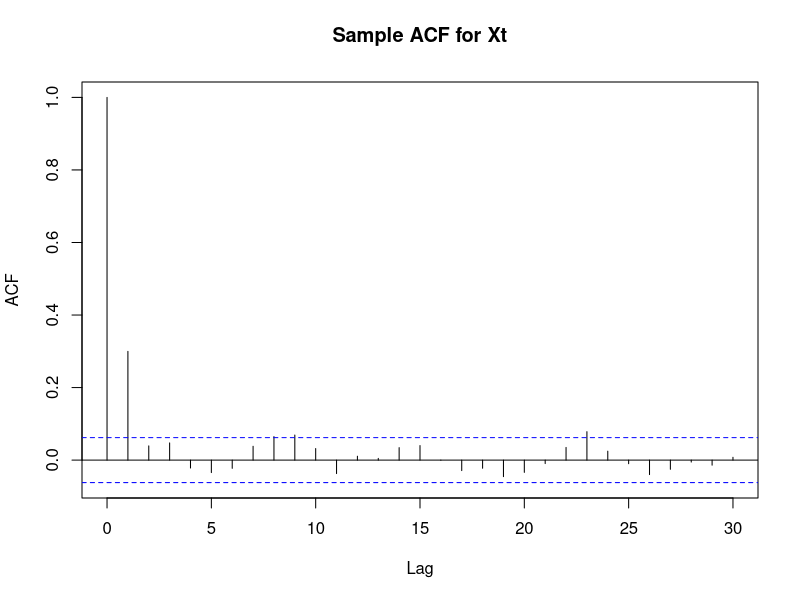
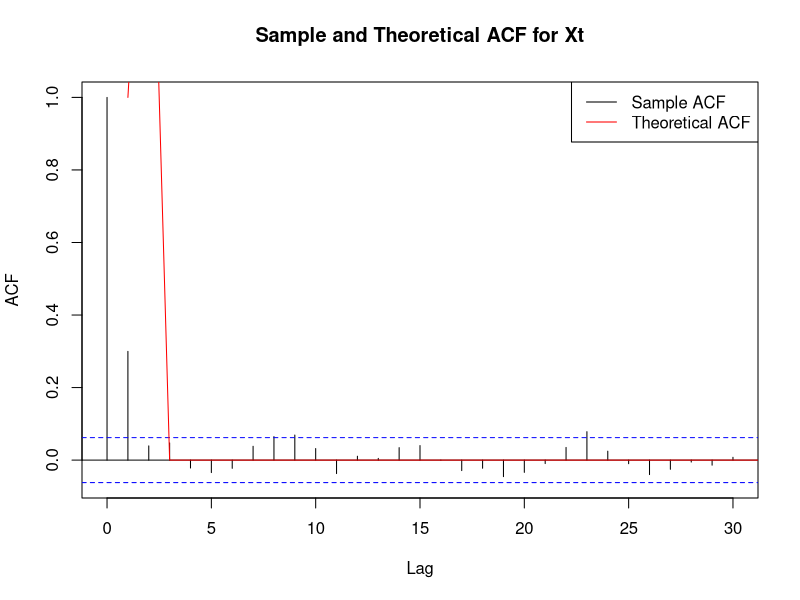
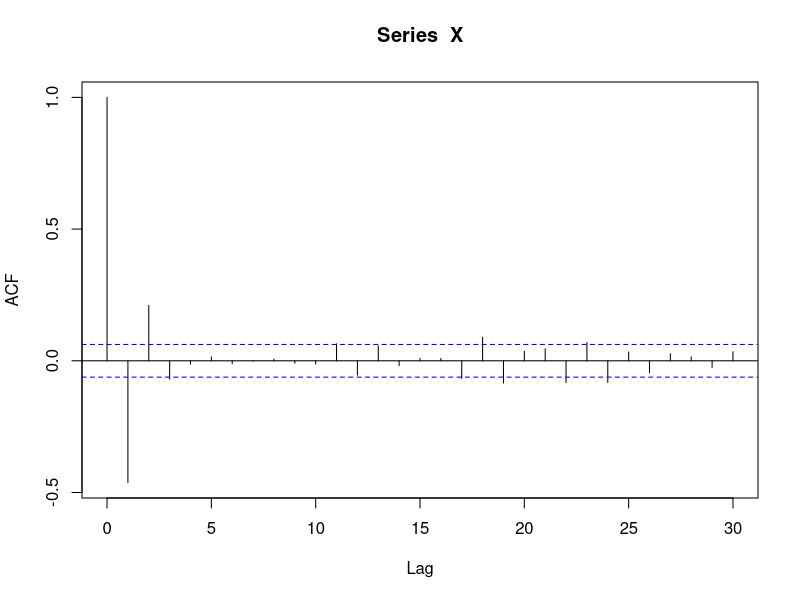
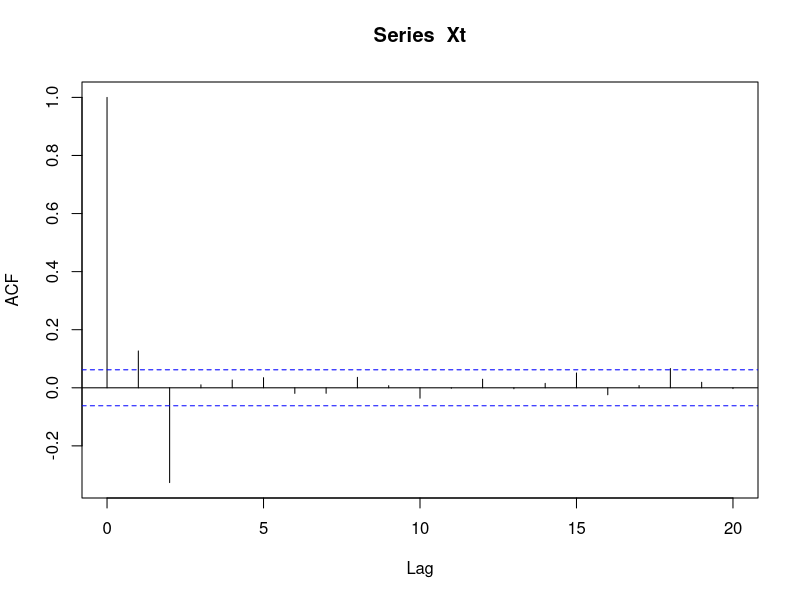
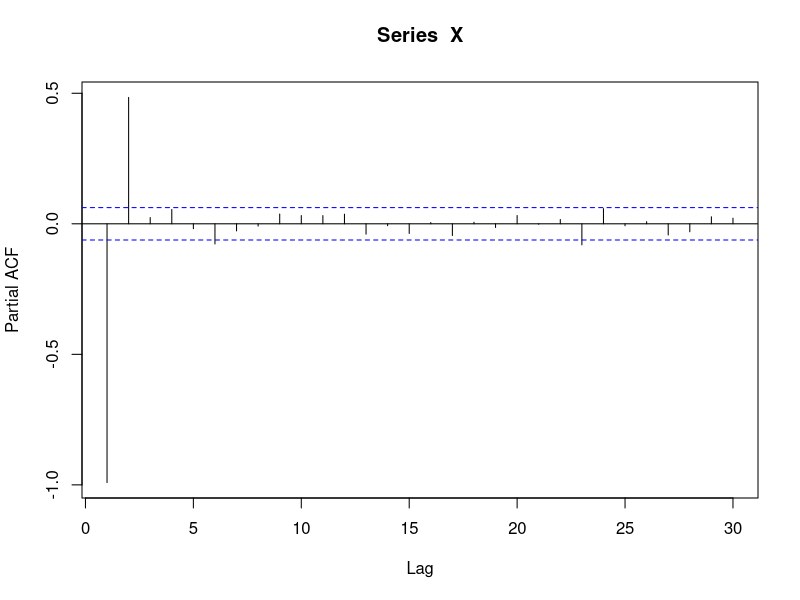
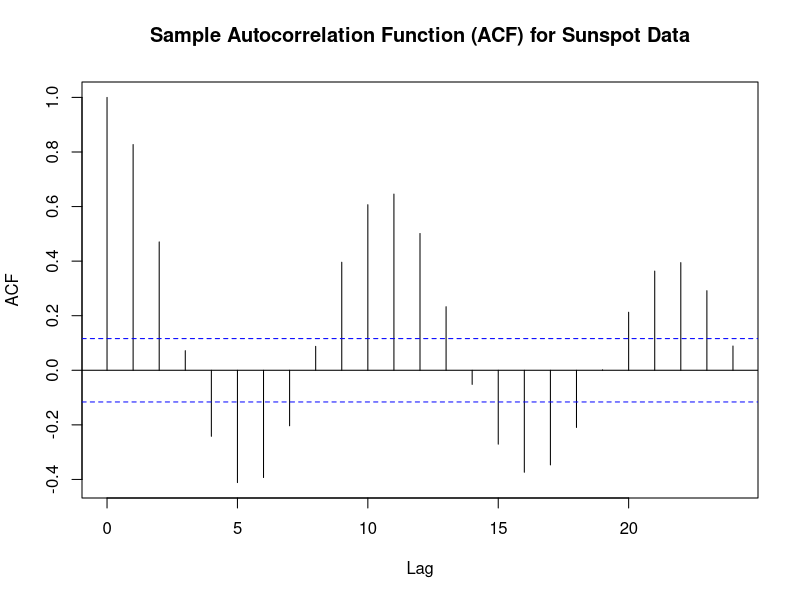
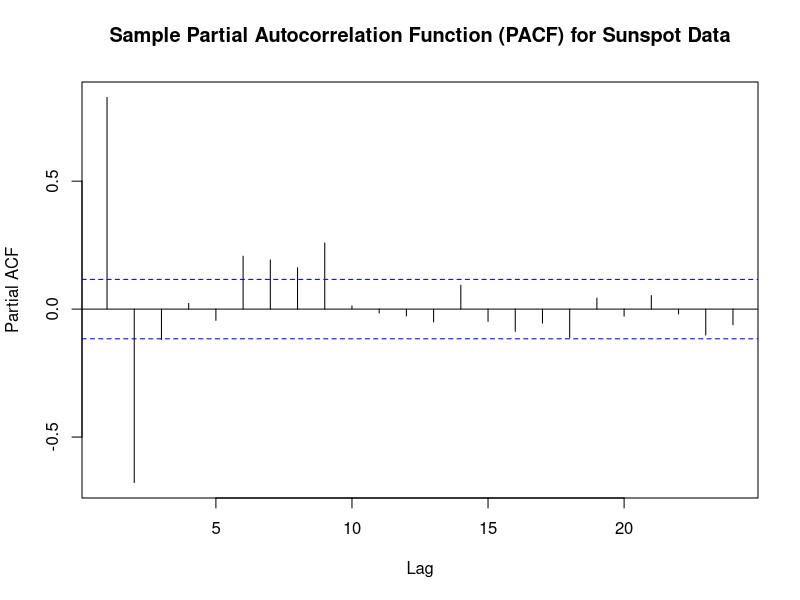

Write the R code that produced these figures, in order.
# Exercise-1
set.seed(67)

# Define parameters
sigma_w <- 1  # Standard deviation of Wt
num_obs <- 1000  # Number of observations

# Generate observations for Wt
Wt <- rnorm(num_obs, mean = 0, sd = sigma_w)

# Generate observations for Xt
Xt <- Wt[-1] + 2*Wt + Wt[-num_obs]

# Plot the sample ACF
acf(Xt, main = "Sample ACF for Xt")


# Calculate theoretical ACF
theoretical_acf <- c(sigma_w^2, 2*sigma_w^2, rep(0, num_obs - 2))

# Plot both sample and theoretical ACF
plot_acf <- acf(Xt, plot = FALSE)
plot(plot_acf, main = "Sample and Theoretical ACF for Xt")
lines(theoretical_acf, col = "red")
legend("topright", legend = c("Sample ACF", "Theoretical ACF"), col = c("black", "red"), lty = 1:1)


# Exercise-2
n <- 1000
phi1 <- -0.5
a <- rnorm(n, mean = 0, sd = sqrt(9))
X <- numeric(n)
X[1] <- a[1] / (1 - phi1)
X[2] <- a[2] / (1 - phi1)

for (t in 3:n) {
  X[t] <- phi1 * X[t - 1] + a[t]
}

acvf <- acf(X, plot = TRUE)$acf
acvf <- c(1, acvf)

phi2 <- -0.25
psi0 <- 1 / (1 + phi1 + phi2)
psi1 <- phi1 * psi0
psi2 <- phi2 * psi0

X_pred <- psi0 * X[n] + psi1 * X[n - 1] + psi2 * X[n - 2]
mse <- 9 * psi0^2

cat("Sample ACVF:\n")
print(acvf)
cat("\nBest linear predictor of X[n+1]:\n")
cat(X_pred, "\n")
cat("Mean square error:\n")
cat(mse, "\n")


# Exercise-3
n <- 1000
sigma2 <- 1
Z <- rnorm(n, mean = 0, sd = sqrt(sigma2))
X <- Z + 0.3 * c(0, Z[-n]) - 0.4 * c(0, 0, Z[-c(n, n-1)])

acvf <- acf(X, plot = FALSE)$acf
acvf <- c(1, acvf)

gamma0 <- sigma2 * (1 + 0.3^2 + 0.4^2 + 2 * 0.3 * (-0.4))
var_sample_mean <- gamma0 / 4

cat("Sample ACVF:\n")
print(acvf)
cat("\nVariance of the sample mean (X1 + X2 + X3 + X4)/4:\n")
cat(var_sample_mean, "\n")

# Alternate Solution
# Define parameters
sigma_Z <- 3  # Standard deviation of Zt
num_obs <- 1000  # Number of observations

# Generate observations for Zt
Zt <- rnorm(num_obs, mean = 0, sd = sigma_Z)

# Initialize Xt
Xt <- numeric(num_obs)

# Generate observations for Xt using the given equation
for (t in 3:num_obs) {
  Xt[t] <- Zt[t] + 0.3 * Zt[t - 1] - 0.4 * Zt[t - 2]
}

# Calculate the sample autocovariance function (ACVF) for lag values h >= 0
sample_acvf <- acf(Xt, lag.max = 20, plot = TRUE)$acf

# Extract sample ACVF values for h >= 0
sample_acvf_positive_lags <- sample_acvf[2:21]

# Plot sample ACVF for h >= 0
# plot(0:20, sample_acvf_positive_lags, type = "h", xlab = "Lag", ylab = "ACVF", main = "Sample ACVF for Xt")
# Calculate the sample mean
sample_mean <- mean(Xt[1:4])

# Compute the variance of the sample mean
sample_mean_variance <- var(Xt[1:4]) / 4

# Print the variance of the sample mean
cat("Variance of the sample mean:", sample_mean_variance)


# Exercise-4
n <- 1000
phi1 <- -0.5
phi2 <- 0.5
sigma2 <- 1
a <- rnorm(n, mean = 0, sd = sqrt(sigma2))
X <- numeric(n)
X[1] <- a[1] / (1 - phi1 - phi2)
X[2] <- (a[2] + phi1 * X[1]) / (1 - phi2)

for (t in 3:n) {
  X[t] <- phi1 * X[t - 1] + phi2 * X[t - 2] + a[t]
}

pacf <- pacf(X, plot = TRUE)$acf

cat("Sample partial autocorrelation function (PACF):\n")
print(pacf)

# Exercise-5
sunspot_data <- c(5.00, 11.00, 16.00, 23.00, 36.00, 58.00, 29.00, 20.00, 10.00, 8.00, 3.00, 0.00, 0.00, 2.00, 11.00,
                  27.00, 47.00, 63.00, 60.00, 39.00, 28.00, 26.00, 22.00, 11.00, 21.00, 40.00, 78.00, 122.00, 103.00, 73.00,
                  47.00, 35.00, 11.00, 5.00, 16.00, 34.00, 70.00, 81.00, 111.00, 101.00, 73.00, 40.00, 20.00, 16.00, 5.00, 11.00, 22.00,
                  40.00, 60.00, 80.90, 83.40, 47.70, 47.80, 30.70, 12.20, 9.60, 10.20, 32.40, 47.60, 54.00, 62.90, 85.90, 61.20,
                  45.10, 36.40, 20.90, 11.40, 37.80, 69.80, 106.10, 100.80, 81.60, 66.50, 34.80, 30.60, 7.00, 19.80, 92.50, 154.40,
                  125.90, 84.80, 68.10, 38.50, 22.80, 10.20, 24.10, 82.90, 132.00, 130.90, 118.10, 89.90, 66.60, 60.00, 46.90,
                  41.00, 21.30, 16.00, 6.40, 4.10, 6.80, 14.50, 34.00, 45.00, 43.10, 47.50, 42.20, 28.10, 10.10, 8.10, 2.50, 0.00,
                  1.40, 5.00, 12.20, 13.90, 35.40, 45.80, 41.10, 30.10, 23.90, 15.60, 6.60, 4.00, 1.80, 8.50, 16.60, 36.30, 49.60,
                  64.20, 67.00, 70.90, 47.80, 27.50, 8.50, 13.20, 56.90, 121.50, 138.30, 103.20, 85.70, 64.60, 36.70, 24.20, 10.70,
                  15.00, 40.10, 61.50, 98.50, 124.70, 96.30, 66.60, 64.50, 54.10, 39.00, 20.60, 6.70, 4.30, 22.70, 54.80, 93.80,
                  95.80, 77.20, 59.10, 44.00, 47.00, 30.50, 16.30, 7.30, 37.60, 74.00, 139.00, 111.20, 101.60, 66.20, 44.70, 17.00,
                  11.30, 12.40, 3.40, 6.00, 32.30, 54.30, 59.70, 63.70, 63.50, 52.20, 25.40, 13.10, 6.80, 6.30, 7.10, 35.60, 73.00,
                  85.10, 78.00, 64.00, 41.80, 26.20, 26.70, 12.10, 9.50, 2.70, 5.00, 24.40, 42.00, 63.50, 53.80, 62.00, 48.50, 43.90,
                  18.60, 5.70, 3.60, 1.40, 9.60, 47.40, 57.10, 103.90, 80.60, 63.60, 37.60, 26.10, 14.20, 5.80, 16.70, 44.30, 63.90,
                  69.00, 77.80, 64.90, 35.70, 21.20, 11.10, 5.70, 8.70, 36.10, 79.70, 114.40, 109.60, 88.80, 67.80, 47.50, 30.60,
                  16.30, 9.60, 33.20, 92.60, 151.60, 136.30, 134.70, 83.90, 69.40, 31.50, 13.90, 4.40, 38.00, 141.70, 190.20,
                  184.80, 159.00, 112.30, 53.90, 37.50, 27.90, 10.20, 15.10, 47.00, 93.80, 105.90, 105.50, 104.50, 66.60, 68.90,
                  38.00, 34.50, 15.50, 12.60, 27.50, 92.50, 155.40, 154.70, 140.50, 115.90, 66.60, 45.90)

Xt <- sqrt(sunspot_data)

acf_result <- acf(Xt, plot = FALSE)
pacf_result <- pacf(Xt, plot = FALSE)

png(filename = "ACF_Plot.png", width = 800, height = 600)
acf(Xt, main = "Sample Autocorrelation Function (ACF) for Sunspot Data")
dev.off()

png(filename = "PACF_Plot.png", width = 800, height = 600)
pacf(Xt, main = "Sample Partial Autocorrelation Function (PACF) for Sunspot Data")
dev.off()

print(acf_result)
print(pacf_result)

# b) ARIMA Model
ar_model <- arima(sunspot_data, order = c(2, 0, 0))
print(summary(ar_model))

# c) Prediction Intervals
forecasts <- predict(ar_model, n.ahead = 4)

forecast_values <- forecasts$pred
forecast_errors <- forecasts$se

lower_intervals <- forecast_values - 1.96 * forecast_errors
upper_intervals <- forecast_values + 1.96 * forecast_errors

for (h in 1:4) {
  cat("Forecast for h =", h, ":", forecast_values[h], "\n")
  cat("95% Prediction Interval for h =", h, ": [", lower_intervals[h], ",", upper_intervals[h], "]\n\n")
}